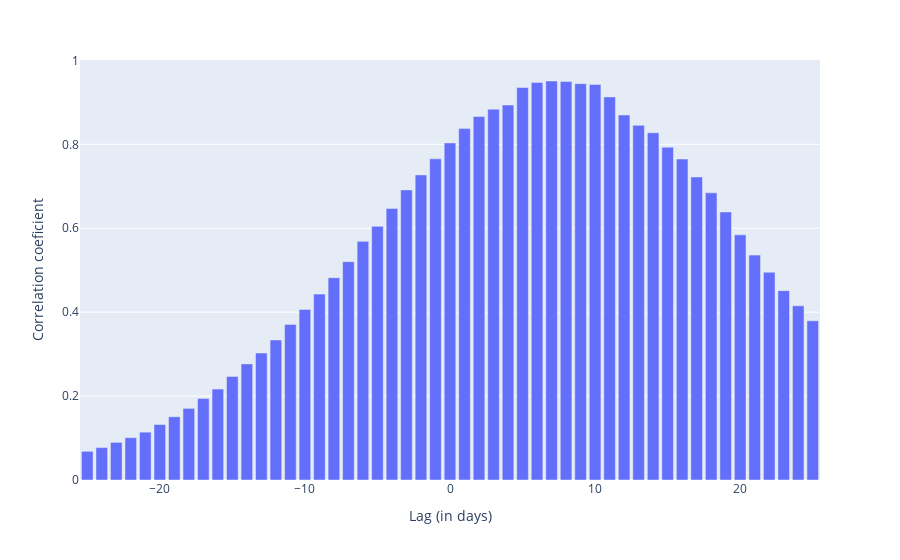

The notebook cell saved with this chart:
### Markdown cell above
The correlation coeficient between the deaths and cases curves is plotted below. The lag (x axis) corresponds the a shift between the two curves: a lag of zero shows the correlation between the curves as they occured in reality. A lag of 7 days shows the correlation between the two curve if one is shifted by 7 days. The maximum correlation for a lag between 7 and 10 days means that deaths and cases are highly correlated but with a 7-10 delay.

### Code cell
import matplotlib.pyplot as plt
import numpy as np

#plt.xcorr(df_china['cases'], df_china['deaths'], usevlines=True, maxlags=30, normed=True, lw=2)
#plt.show()
#xcorr(df_china['cases'], df_china['deaths'])
[lag, coef] = xcorr(df_china['cases'], df_china['deaths'])
lag[np.argmax(coef)]

import plotly.express as px
fig = px.bar(x=lag, y = coef, labels={'x':'Lag (in days)', 'y':'Correlation coeficient'})
fig.show()


from plotly.offline import plot
plot(fig, filename="STaamallah_covid19_analysis_chart_6_20200409.html", auto_open = False)

### Figure 1 — Plotly figure (JSON) as saved in the notebook; plotly's stock layout.template omitted (floating-point values rounded to 4 significant figures)
{"data": [{"alignmentgroup": "True", "hoverlabel": {"namelength": 0}, "hovertemplate": "Lag (in days)=%{x}<br>Correlation coeficient=%{y}", "legendgroup": "", "marker": {"color": "#636efa"}, "name": "", "offsetgroup": "", "orientation": "v", "showlegend": false, "textposition": "auto", "type": "bar", "x": [-25, -24, -23, -22, -21, -20, -19, -18, -17, -16, -15, -14, -13, -12, -11, -10, -9, -8, -7, -6, -5, -4, -3, -2, -1, 0, 1, 2, 3, 4, 5, 6, 7, 8, 9, 10, 11, 12, 13, 14, 15, 16, 17, 18, 19, 20, 21, 22, 23, 24, 25], "xaxis": "x", "y": [0.06837, 0.0772, 0.08963, 0.1008, 0.114, 0.1322, 0.1507, 0.1707, 0.194, 0.2166, 0.2465, 0.2767, 0.3026, 0.3336, 0.3708, 0.4063, 0.443, 0.4821, 0.5203, 0.5687, 0.6046, 0.6473, 0.6914, 0.7271, 0.7653, 0.8034, 0.8375, 0.8664, 0.8837, 0.8935, 0.9356, 0.9476, 0.9509, 0.9496, 0.9446, 0.9428, 0.9131, 0.8699, 0.8452, 0.8275, 0.7932, 0.7649, 0.7222, 0.6843, 0.6389, 0.5842, 0.536, 0.4952, 0.4513, 0.4151, 0.3794], "yaxis": "y"}], "layout": {"autosize": true, "barmode": "relative", "legend": {"tracegroupgap": 0}, "margin": {"t": 60}, "xaxis": {"anchor": "y", "autorange": true, "domain": [0, 1], "range": [-25.5, 25.5], "title": {"text": "Lag (in days)"}, "type": "linear"}, "yaxis": {"anchor": "x", "autorange": true, "domain": [0, 1], "range": [0, 1.001], "title": {"text": "Correlation coeficient"}, "type": "linear"}}}
